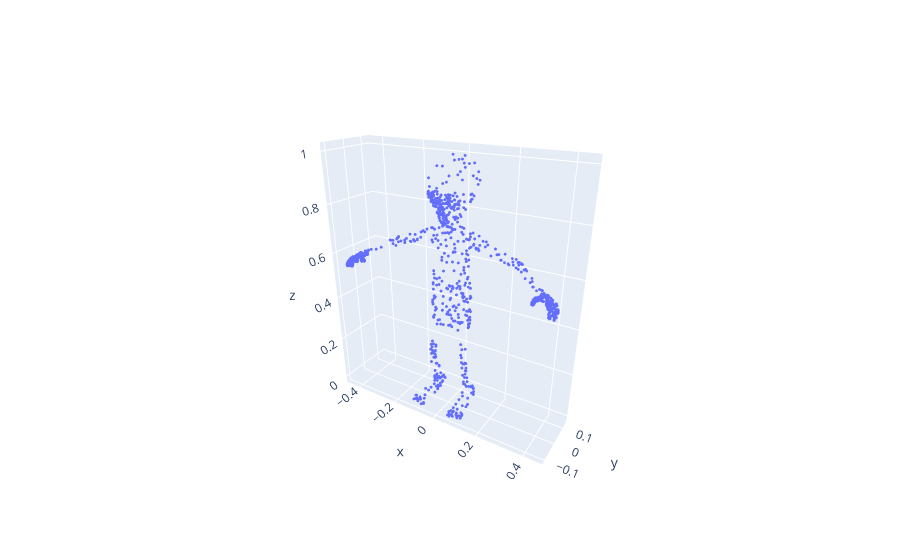

The notebook cell this image was saved under:
### Code cell
fig = go.Figure(data=[go.Scatter3d(x=x_scaled, y=y_scaled, z=z_scaled, mode='markers', marker=dict(size=1))])
fig.show()

### Figure 1 — Plotly figure (JSON) as saved in the notebook; plotly's stock layout.template omitted (floating-point values rounded to 4 significant figures; data arrays with more than 128 entries replaced by an {"elided": "..."} marker saying what was removed)
{"data": [{"marker": {"size": 1}, "mode": "markers", "type": "scatter3d", "x": {"elided": "1000 float values"}, "y": {"elided": "1000 float values"}, "z": {"elided": "1000 float values"}}], "layout": {"autosize": true, "scene": {"aspectmode": "auto", "aspectratio": {"x": 1.472, "y": 0.4135, "z": 1.642}, "camera": {"center": {"x": 0, "y": 0, "z": 0}, "eye": {"x": 1.302, "y": -2.118, "z": 1.161}, "projection": {"type": "perspective"}, "up": {"x": 0, "y": 0, "z": 1}}}}}
